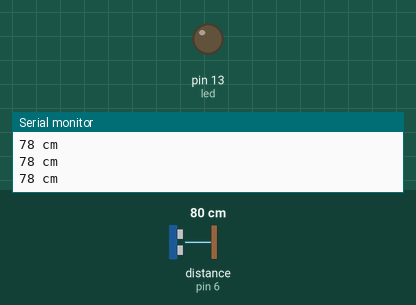
Recording of a sketch running on a simulated Arduino Uno, built with avr-gcc and run on an emulated ATmega328P. On the bench: output pins drawn as LEDs (lit = HIGH), the last lines printed to the serial monitor. Wiring (inferred from the names in the program): ultrasonic range finder: trigger pin 7; echo pin 6. The test bench sets the inputs (shaded band); at power-on: distance to the obstacle (sensor on pin 6) 80 cm. The echo pulse lasts 58.3 µs per cm; pins used as bus, display or sensor lines are not drawn.

Above: at 1.2 s.
1.3 s: distance to the obstacle (sensor on pin 6) set to 7 cm
2.8 s: distance to the obstacle (sensor on pin 6) set to 4 cm
At 3.3 s:
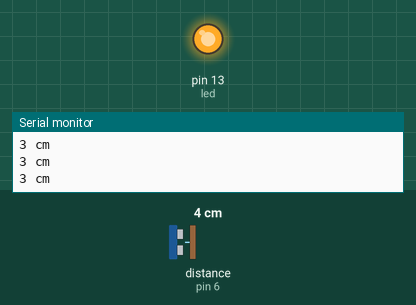
4.3 s: distance to the obstacle (sensor on pin 6) set to 9 cm
At 4.9 s:
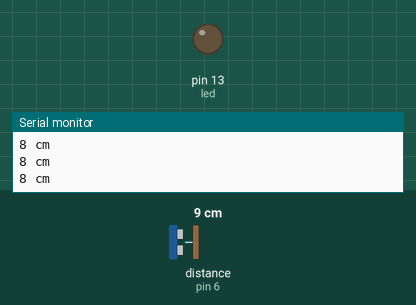
5.8 s: distance to the obstacle (sensor on pin 6) set to 2 cm
At 6.5 s:
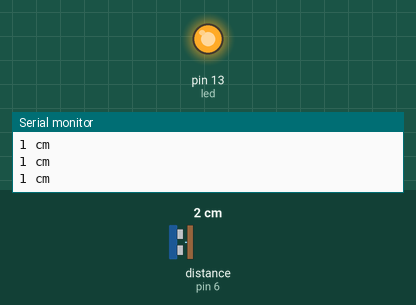
Timing chart, 0 to 8.3 s (numbered marks = the images above; inputs shaded):
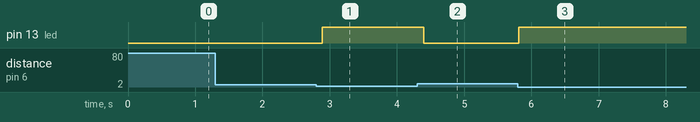

The sketch:

Latihan-LED-Ultrasonik.ino
```cpp
int trigPin = 7;     // Pin untuk Trigger
int echoPin = 6;     // Pin untuk Echo
long durasi, jarak;  // Variabel untuk menyimpan durasi dan jarak
int led = 13;        // Pin LED

void setup() {
  Serial.begin(9600);        // Memulai komunikasi serial
  pinMode(led, OUTPUT);      // Menetapkan pin LED sebagai output
  pinMode(trigPin, OUTPUT);  // Menetapkan pin trig sebagai output
  pinMode(echoPin, INPUT);   // Menetapkan pin echo sebagai input
}

void loop() {
  // Mengirimkan pulsa trigger
  digitalWrite(trigPin, LOW);
  delayMicroseconds(2);
  digitalWrite(trigPin, HIGH);
  delayMicroseconds(10);
  digitalWrite(trigPin, LOW);

  // Mengukur durasi sinyal pantulan (echo)
  durasi = pulseIn(echoPin, HIGH);

  // Menghitung jarak berdasarkan durasi
  jarak = (durasi * 0.034) / 2;

  // Menampilkan jarak pada serial monitor
  Serial.print(jarak);
  Serial.println(" cm");

  // Menyalakan LED jika jarak kurang dari 5 cm
  if (jarak < 5) {
    digitalWrite(led, HIGH);  // LED menyala
  } else {
    digitalWrite(led, LOW);   // LED mati
  }

  delay(100);  // Delay sebelum pengukuran berikutnya
}
```

Measured:
- the behaviour switches between 6 and 5 cm on distance to the obstacle (sensor on pin 6) (found by bisection; images 0 and 1)
- after the input at 2.8 s, pin 13 (led): LOW → HIGH after 0.09 s
- after the input at 4.3 s, pin 13 (led): HIGH → LOW after 0.10 s
- after the input at 5.8 s, pin 13 (led): LOW → HIGH at once
